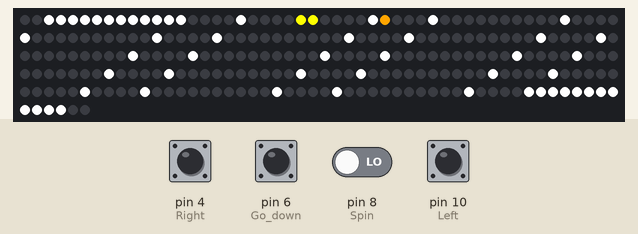
Recording of a sketch running on a simulated Arduino Uno, built with avr-gcc and run on an emulated ATmega328P. On the bench: 256 RGB LEDs in strip order, left to right, continuing on the next row. The inputs (shaded band) are chosen by the test bench; at power-on: pin 4 (Right), pin 6 (Go_down), pin 8 (Spin), pin 10 (Left) LOW. Random numbers use the default seed unless the sketch sets one.

Above: at 13.5 s.

The sketch:

main_code.ino
```cpp
class Game{
  public:

  int figures[7][4][4][2] = {

    // квадрат
    {
    {{4, 2}, {5, 2}, {4, 3}, {5, 3}},
    {{4, 2}, {5, 2}, {4, 3}, {5, 3}},
    {{4, 2}, {5, 2}, {4, 3}, {5, 3}},
    {{4, 2}, {5, 2}, {4, 3}, {5, 3}},
    },


    // т
    //вверх
    {
    {{4, 2}, {3, 3}, {4, 3}, {5, 3}},
    // влево
    {{4, 1}, {3, 2}, {4, 2}, {4, 3}},
    // вниз
    {{3, 2}, {4, 2}, {5, 2}, {4, 3}},
    // вправо
    {{4, 1}, {4, 2}, {5, 2}, {4, 3}},
    },


    // г
    //вверх
    {
    {{3, 2}, {3, 3}, {4, 3}, {5, 3}},
    // влево
    {{4, 1}, {4, 2}, {3, 3}, {4, 3}},
    // вниз
    {{3, 2}, {4, 2}, {5, 2}, {5, 3}},
    // вправо
    {{4, 1}, {5, 1}, {4, 2}, {4, 3}},
    },


    // L
    //вверх
    {
    {{5, 2}, {3, 3}, {4, 3}, {5, 3}},
    // влево
    {{3, 1}, {4, 1}, {4, 2}, {4, 3}},
    // вниз
    {{3, 2}, {4, 2}, {5, 2}, {3, 3}},
    // вправо
    {{4, 1}, {4, 2}, {4, 3}, {5, 3}},
    },


    // зигзаг
    {
    //горизонтально
    {{3, 2}, {4, 2}, {4, 3}, {5, 3}},
    // вертикально
    {{4, 1}, {3, 2}, {4, 2}, {3, 3}},
    //горизонтально
    {{3, 2}, {4, 2}, {4, 3}, {5, 3}},
    // вертикально
    {{4, 1}, {3, 2}, {4, 2}, {3, 3}},
    },


    // зиг ререрс
    {
    //горизонтально
    {{4, 2}, {5, 2}, {3, 3}, {4, 3}},
    // зиг реверс вертикально
    {{3, 1}, {3, 2}, {4, 2}, {4, 3}},
    //горизонтально
    {{4, 2}, {5, 2}, {3, 3}, {4, 3}},
    // зиг реверс вертикально
    {{3, 1}, {3, 2}, {4, 2}, {4, 3}},
    },

    // I
    {
    // вертикально
    {{4, 0}, {4, 1}, {4, 2}, {4, 3}},
    // горизонтально
    {{3, 3}, {4, 3}, {5, 3}, {6, 3}},
    // вертикально
    {{4, 0}, {4, 1}, {4, 2}, {4, 3}},
    // горизонтально
    {{3, 3}, {4, 3}, {5, 3}, {6, 3}},
    },
  };

  char big_game_field[18][10] = {};

  // заполняет игровое поле пустыми ячейками. используеься при инициализации класса и при очистке поля после игры.
  void void_big_game_field(){
    for (int i = 0; i < 18; i++){
      for (int o = 0; o < 10; o++){
        big_game_field[i][o] = 'v';
      };
    };
  };

  char figure_simbol[7] = {
      's', // квадрат
      't', // т фигура
      'g', // г фигура
      'l', // L фигура
      'z', // зигзаг
      'w', // зигзаг реверс
      'i', // палка
  };


  int start_figure_x = 0;
  int start_figure_y = 0;
  int current_figure_x = 0;
  int current_figure_y = 0;
  // переменная индекса стартовых индексов фигуры
  int current_figure_index = 0;
  // переменная, отвечающая за угол наклона пвдвющей фигуры. обновляется перед каждой инициализацией новой фигуры в hidden field
  int current_figure_angle = 0;

    // массив, в котором хранятся текущие индексы в игровом поле падающей фигуры
  int falling_figure[4][2] = {};


  // функция обновления фигуры(сброс переменных, инициализация новой)
  void start_figure(){
    current_figure_x = start_figure_x;
    current_figure_y = start_figure_y;
    current_figure_angle = 0;
  };

  bool have_active_figure = false;
  int figure_round = 0;
  int speed_interval = 0;
  int random_current_figure_num = 0;
  int random_next_figure_num = 0;


  // сброс поля, отрисовка нового поля. Возвращает true, если прлисходит смена раунда. возвращаемое знвчение используется в классе RGB для отрисовки анимации смены раунда
  void start_round(){
      //bool result = false;
     // if (end_or_not() == END){
    void_big_game_field();
    start_figure();
       // result = true;
     // };
     // return result;
    figure_round = 0;
    speed_interval = 0;
  };


  // функция принимает индекс координат фигуры из массива-списка фигур figures. и записывает стартовые координаты фигуры в falling_figure
  void init_figure_into_falling_figure(int figure_type){
    for (int i = 0; i < 4; i++){
      falling_figure[i][0] = figures[figure_type][0][i][0];
      falling_figure[i][1] = figures[figure_type][0][i][1];
    };
  };

  // добавляет символы фигуры на поле. принимает индекс фигуры. берет символ по индексу из массива figure_simbol
  void fix_figure_position(){
    for (int i = 0; i < 4; i++){
      big_game_field[falling_figure[i][1]][falling_figure[i][0]] = figure_simbol[current_figure_index];
    };
    figure_round += 1;
    if (figure_round % 5 == 0){
      if (speed_interval < 740){
        speed_interval += 20;
      };
    };
  };


  // двигает фигуру вниз до тех пор пока это возможно, а затем фиксирует ее, возвращает true если фигура зафиксировалась и false если пока нет
  bool figure_one_step_down(){
    bool is_fixed = false;
    bool can_go_down = true;
    for (int i = 0; i < 4; i++){
      if (falling_figure[i][1] >= 17 || big_game_field[falling_figure[i][1] + 1][falling_figure[i][0]] != 'v'){
          can_go_down = false;
      };
    };
    if (can_go_down == true){
      for (int i = 0; i < 4; i++){
        falling_figure[i][1] += 1;
      };
        current_figure_y += 1;
    };
    if (can_go_down == false){
      fix_figure_position();
      is_fixed = true;
    };
    return is_fixed;
  };


  bool end_or_not(){
    bool end = false;
    for (int i = 0; i < 4; i++){
      if (falling_figure[i][1] < 4){
        end = true;
      };
    };
    return end;
  };

  void combination_collapse(){
    int combinations[4] = {};
    int combinations_index = 0;
    for (int i = 0; i < 18; i++){
      int simbol_quantity = 0;
      for (int o = 0; o < 10; o++){
          if (big_game_field[i][o] != 'v'){
            simbol_quantity += 1;
          };
      };
      if (simbol_quantity == 10){
        combinations[combinations_index] = i;
        combinations_index += 1;
        for (int z = i; z > 0; z--){
          for (int el = 0; el < 10; el++){
            big_game_field[z][el] = big_game_field[z - 1 ][el];
          };

        };
      };
    };

  };


  void figure_one_step_left(){
    bool can_go_left = true;
    for (int i = 0; i < 4; i++){
      if (falling_figure[i][0] <= 0 || big_game_field[falling_figure[i][1]][falling_figure[i][0] - 1] != 'v'){
          can_go_left = false;
      };
    };
    if (can_go_left == true){
      for (int i = 0; i < 4; i++){
        falling_figure[i][0] -= 1;
      };
      current_figure_x -= 1;
    };
  };

  void figure_one_step_right(){
    bool can_go_right = true;
    for (int i = 0; i < 4; i++){
      if (falling_figure[i][0] >= 9 || big_game_field[falling_figure[i][1]][falling_figure[i][0] + 1] != 'v'){
          can_go_right = false;
      };
    };
    if (can_go_right == true){
      for (int i = 0; i < 4; i++){
        falling_figure[i][0] += 1;
      };
        current_figure_x += 1;
    };
  };


  // функция поворота фигуры(дописать адаптацию под разное количество поворотов)
  void change_figure_angle(){
    bool can_change_angle = true;
    int new_figure[4][2] = {};
    int next_figure_angle = current_figure_angle + 1;
    if (next_figure_angle == 4){
      next_figure_angle = 0;
    };
    for (int i = 0; i < 4; i++){
      new_figure[i][0] = figures[current_figure_index][next_figure_angle][i][0] + current_figure_x;
      new_figure[i][1] = figures[current_figure_index][next_figure_angle][i][1] + current_figure_y;
      if (new_figure[i][0] < 0 || new_figure[i][0] > 9 || big_game_field[new_figure[i][1]][new_figure[i][0]] != 'v' ){
        can_change_angle = false;
        break;
      };
    };
    if (can_change_angle == true){
      for (int i = 0; i < 4; i++){
        falling_figure[i][0] = new_figure[i][0];
        falling_figure[i][1] = new_figure[i][1];
      };
      current_figure_angle = next_figure_angle;
    };
  };

};


class Buttons{
  public:
  int left_last = 0;
  int left_current = 0;

  bool left_button(bool electro){
    bool to_switch = false;
    if (electro){
      left_current = electro;
    } else {
      left_current = 0;
    };
    if (left_current == 1 && left_last == 0){
      to_switch = true;
    };
    left_last = left_current;
    return to_switch;
  };


  int right_last = 0;
  int right_current = 0;

  bool right_button(bool electro){
    bool to_switch = false;
    if (electro){
      right_current = electro;
    } else {
      right_current = 0;
    };
    if (right_current == 1 && right_last == 0){
      to_switch = true;
    };
    right_last = right_current;
    return to_switch;
  };


  int spin_last = 0;
  int spin_current = 0;

  bool spin_button(bool electro){
    bool to_switch = false;
    if (electro){
      spin_current = electro;
    } else {
      spin_current = 0;
    };
    if (spin_current == 1 && spin_last == 0){
      to_switch = true;
    };
    spin_last = spin_current;
    return to_switch;
  };

  int go_down_last = 0;
  int go_down_current = 0;

  bool go_down_button(bool electro){
    bool to_switch = false;
    if (electro){
      go_down_current = electro;
    } else {
      go_down_current = 0;
    };
    if (go_down_current == 1 && go_down_last == 0){
      to_switch = true;
    };
    go_down_last = go_down_current;
    return to_switch;
  };


};


Game game;


#include <FastLED.h>

// uno
//#define rgb_pin 6

// nano
#define rgb_pin 12


class RGB_matrix{
  public:

  CRGB leds[256];

  void init(){
    FastLED.addLeds<WS2812, rgb_pin, GRB>(leds, 256); // rgb_pin объявлен в начале кода
    FastLED.setBrightness(11);
    FastLED.clear(true);
    FastLED.show();
  };


  int XY(int x, int y) {
    int index = 0;
    if (y % 2 == 0) {
      index = 16 * (y - 1) + x - 1;
    } else if (y % 2 > 0) {
      index = 16 * y - x;
    };
    return index;
  };


  void border(){
    for (int i = 0; i < 12; i++){
      leds[XY(3 + i, 1)] = CRGB::White;
      FastLED.show();
      delay(210);
    };
    for (int i = 0; i < 16; i++){
      leds[XY(14, 2 + i)] = CRGB::White;
      FastLED.show();
      delay(210);
    };
    for (int i = 0; i < 12; i++){
      leds[XY(14 - i, 16)] = CRGB::White;
      FastLED.show();
      delay(210);
    };
    for (int i = 0; i < 16; i++){
      leds[XY(3, 16 - i)] = CRGB::White;
      FastLED.show();
      delay(210);
    };
  };


  void show_virtual_matrix(){
    int start_show_x = 4;
    int start_show_y = 2;
    for (int i = 4; i < 18; i++){
      for (int o = 0; o < 10; o++){
        if (game.big_game_field[i][o] == 'v'){
          leds[XY(start_show_x + o, start_show_y + (i - 4))] = CRGB::Black;
        } else if (game.big_game_field[i][o] == 's'){
          leds[XY(start_show_x + o, start_show_y + (i - 4))] = CRGB::Yellow;
        } else if (game.big_game_field[i][o] == 't'){
          leds[XY(start_show_x + o, start_show_y + (i - 4))] = CRGB::Purple;
        } else if (game.big_game_field[i][o] == 'g'){
          leds[XY(start_show_x + o, start_show_y + (i - 4))] = CRGB::Blue;
        } else if (game.big_game_field[i][o] == 'l'){
          leds[XY(start_show_x + o, start_show_y + (i - 4))] = CRGB::Orange;
        } else if (game.big_game_field[i][o] == 'z'){
          leds[XY(start_show_x + o, start_show_y + (i - 4))] = CRGB::Red;
        } else if (game.big_game_field[i][o] == 'w'){
          leds[XY(start_show_x + o, start_show_y + (i - 4))] = CRGB::Green;
        } else if (game.big_game_field[i][o] == 'i'){
          leds[XY(start_show_x + o, start_show_y + (i - 4))] = CRGB::Aqua;
        };
      };
    };
    for (int u = 0; u < 4; u++){
      char symbol = game.figure_simbol[game.current_figure_index];
      if (game.falling_figure[u][1] < 4){
          continue;
      };
      int leds_position = XY(4 + game.falling_figure[u][0], game.falling_figure[u][1] - 2);
      if (symbol == 's'){
        leds[leds_position] = CRGB::Yellow;
      } else if (symbol == 't'){
          leds[leds_position] = CRGB::Purple;
      } else if (symbol == 'g'){
          leds[leds_position] = CRGB::Blue;
      } else if (symbol == 'l'){
          leds[leds_position] = CRGB::Orange;
      } else if (symbol == 'z'){
          leds[leds_position] = CRGB::Red;
      } else if (symbol == 'w'){
          leds[leds_position] = CRGB::Green;
      } else if (symbol == 'i'){
          leds[leds_position] = CRGB::Aqua;
      };

    };

    char symbol_next_figure = game.figure_simbol[game.random_next_figure_num];
    int leds_position = XY(15, 2);
    if (symbol_next_figure == 's'){
      leds[leds_position] = CRGB::Yellow;
    } else if (symbol_next_figure == 't'){
        leds[leds_position] = CRGB::Purple;
    } else if (symbol_next_figure == 'g'){
        leds[leds_position] = CRGB::Blue;
    } else if (symbol_next_figure == 'l'){
        leds[leds_position] = CRGB::Orange;
    } else if (symbol_next_figure == 'z'){
        leds[leds_position] = CRGB::Red;
    } else if (symbol_next_figure == 'w'){
        leds[leds_position] = CRGB::Green;
    } else if (symbol_next_figure == 'i'){
        leds[leds_position] = CRGB::Aqua;
    };

    FastLED.show();
  };

  // запускает финальную анимацию
  void end_animation(){
    int one_led_position = XY(15, 2);
    leds[one_led_position] = CRGB::Black;

    // mega
    //CRGB blinks[256] = {};
    //for (int i = 0; i < 256; i++){
    //    blinks[i] = leds[i];
    //};

    auto make_field_black = [&](){
      for (int o = 0; o < 14; o++){
        for (int z = 0; z < 10; z++){
          leds[XY(4 + z, 2 + o)] = CRGB::Black;
        };
      };
    };

    // mega
    //auto make_field_color = [&](){
    //  for (int q = 0; q < 256; q++){
    //    leds[q] = blinks[q];
    //  };
    //};

    auto chess_animation = [&](){

      for (int i = 0; i < 10; i++){
        if (i % 2 == 0){
          for (int o = 0; o < 14; o += 2){
            leds[XY(4 + i, 2 + o)] = CRGB::White;

          };
        } else {
          for (int o = 1; o < 14; o += 2){
            leds[XY(4 + i, 2 + o)] = CRGB::White;
          };
        };
      };

      FastLED.show();
      delay(1500);

      for (int i = 0; i < 10; i++){
        if (i % 2 != 0){
          for (int o = 0; o < 14; o += 2){
            leds[XY(4 + i, 2 + o)] = CRGB::White;

          };
        } else {
          for (int o = 1; o < 14; o += 2){
            leds[XY(4 + i, 2 + o)] = CRGB::White;
          };
        };
      };
      FastLED.show();

    };

    for (int l = 0; l < 3; l++){
      // mega
      //make_field_black();
      //FastLED.show();
      //delay(250);
      //make_field_color();
      //FastLED.show();
      //delay(250);
      //make_field_black();
      //FastLED.show();
      //delay(250);
      //make_field_color();
      //FastLED.show();
      //delay(250);
      //make_field_black();
      //FastLED.show();
      //delay(250);
      chess_animation();
      FastLED.show();
      delay(800);
      make_field_black();
      FastLED.show();
      delay(300);
    };
  };

};

// uno
//#define Left 8
//#define Right 9
//#define Spin 10
//#define Go_down 11

// nano
#define Left 10
#define Right 4
#define Spin 8
#define Go_down 6


RGB_matrix matrix;
Buttons button;

unsigned long timer;

void setup(){
  pinMode(Left, INPUT);
  pinMode(Right, INPUT);
  pinMode(Spin, INPUT);
  pinMode(Go_down, INPUT);
  matrix.init();
  matrix.border();
  game.void_big_game_field();
  randomSeed(analogRead(A1));
  timer = millis();
};

int start_interval = 800;

void loop(){
  if (game.have_active_figure == false){
    game.start_figure();
    if (game.figure_round == 0){
      game.random_current_figure_num = random(0, 7);
      game.current_figure_index = game.random_current_figure_num;
      game.init_figure_into_falling_figure(game.random_current_figure_num);
      game.random_next_figure_num = random(0, 7);
    } else if (game.figure_round != 0){
      game.random_current_figure_num = game.random_next_figure_num;
      game.random_next_figure_num = random(0, 7);
      game.current_figure_index = game.random_current_figure_num;
      game.init_figure_into_falling_figure(game.random_current_figure_num);
    };
    matrix.show_virtual_matrix();
    game.have_active_figure = true;
  };


  int pin_left = digitalRead(Left);
  int pin_right = digitalRead(Right);
  int pin_spin = digitalRead(Spin);
  int pin_go_down = digitalRead(Go_down);

  if (button.left_button(pin_left) == true){
    game.figure_one_step_left();
    matrix.show_virtual_matrix();
  };

  if (button.right_button(pin_right) == true){
    game.figure_one_step_right();
    matrix.show_virtual_matrix();
  };

  if (button.spin_button(pin_spin) == true){
    game.change_figure_angle();
    matrix.show_virtual_matrix();
  };

  auto using_go_down_func = [&](){
    bool fixed = game.figure_one_step_down();
    matrix.show_virtual_matrix();
    if (fixed){
      bool end_or_not = game.end_or_not();
      if (end_or_not == false){
        game.combination_collapse();
        matrix.show_virtual_matrix();
        game.have_active_figure = false;
      } else if (end_or_not == true){
        matrix.end_animation();
        game.start_round();
        game.have_active_figure = false;
      };
    };
  };


  if (millis() - timer > start_interval - game.speed_interval){
    timer = millis();
    using_go_down_func();
  };

  if (button.go_down_button(pin_go_down) == true){
    using_go_down_func();
  };

}
```
